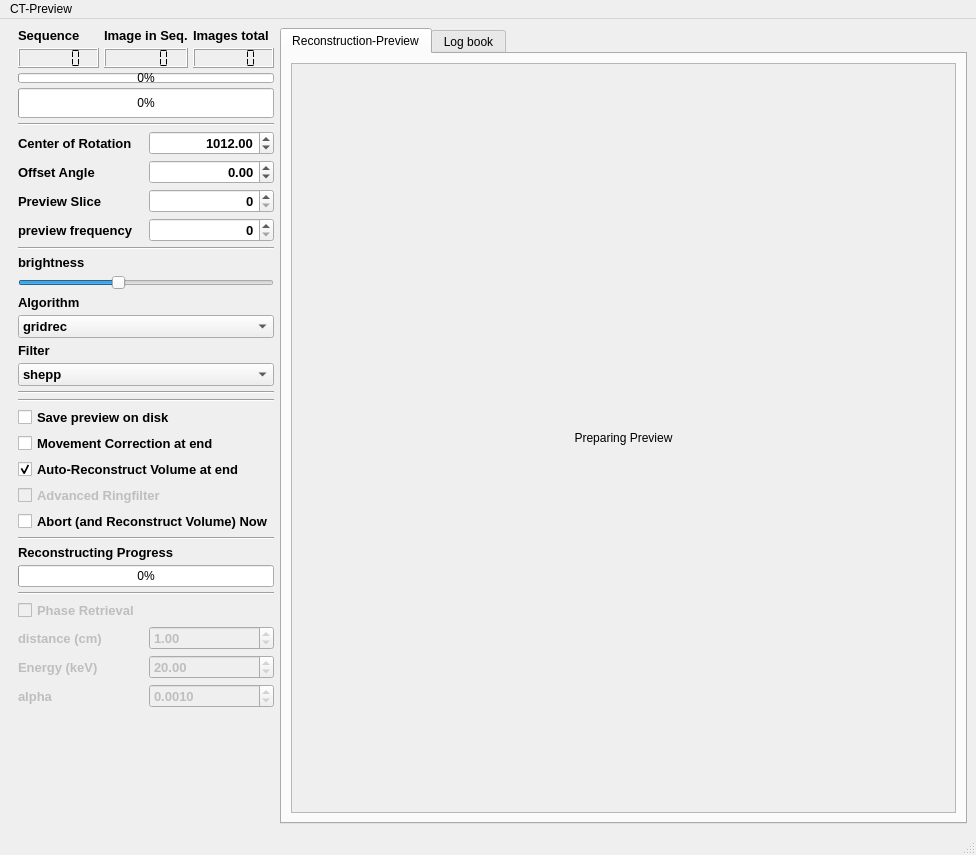
<?xml version="1.0" encoding="UTF-8"?>
<ui version="4.0">
 <class>MainWindow</class>
 <widget class="QMainWindow" name="MainWindow">
  <property name="geometry">
   <rect>
    <x>0</x>
    <y>0</y>
    <width>976</width>
    <height>855</height>
   </rect>
  </property>
  <property name="windowTitle">
   <string>MainWindow</string>
  </property>
  <widget class="QWidget" name="centralwidget">
   <layout class="QFormLayout" name="formLayout">
    <item row="0" column="1">
     <widget class="QTabWidget" name="tabWidget">
      <property name="sizePolicy">
       <sizepolicy hsizetype="Expanding" vsizetype="Expanding">
        <horstretch>0</horstretch>
        <verstretch>0</verstretch>
       </sizepolicy>
      </property>
      <property name="currentIndex">
       <number>0</number>
      </property>
      <widget class="QWidget" name="tab">
       <attribute name="title">
        <string>Reconstruction-Preview</string>
       </attribute>
       <layout class="QGridLayout" name="gridLayout_2">
        <item row="0" column="0">
         <widget class="QScrollArea" name="scrollArea">
          <property name="widgetResizable">
           <bool>true</bool>
          </property>
          <property name="alignment">
           <set>Qt::AlignCenter</set>
          </property>
          <widget class="QWidget" name="scrollAreaWidgetContents">
           <property name="geometry">
            <rect>
             <x>0</x>
             <y>0</y>
             <width>581</width>
             <height>729</height>
            </rect>
           </property>
           <layout class="QGridLayout" name="gridLayout_5">
            <item row="0" column="0">
             <widget class="QLabel" name="preview">
              <property name="sizePolicy">
               <sizepolicy hsizetype="Expanding" vsizetype="Expanding">
                <horstretch>0</horstretch>
                <verstretch>0</verstretch>
               </sizepolicy>
              </property>
              <property name="maximumSize">
               <size>
                <width>3000</width>
                <height>2000</height>
               </size>
              </property>
              <property name="text">
               <string>Preparing Preview</string>
              </property>
              <property name="alignment">
               <set>Qt::AlignCenter</set>
              </property>
             </widget>
            </item>
           </layout>
          </widget>
         </widget>
        </item>
       </layout>
      </widget>
      <widget class="QWidget" name="log_book">
       <attribute name="title">
        <string>Log book</string>
       </attribute>
       <layout class="QGridLayout" name="gridLayout_4">
        <item row="0" column="0">
         <widget class="QTextBrowser" name="logbook">
          <property name="sizePolicy">
           <sizepolicy hsizetype="Expanding" vsizetype="Expanding">
            <horstretch>0</horstretch>
            <verstretch>0</verstretch>
           </sizepolicy>
          </property>
          <property name="minimumSize">
           <size>
            <width>300</width>
            <height>0</height>
           </size>
          </property>
          <property name="maximumSize">
           <size>
            <width>16777215</width>
            <height>16777215</height>
           </size>
          </property>
          <property name="html">
           <string>&lt;!DOCTYPE HTML PUBLIC &quot;-//W3C//DTD HTML 4.0//EN&quot; &quot;http://www.w3.org/TR/REC-html40/strict.dtd&quot;&gt;
&lt;html&gt;&lt;head&gt;&lt;meta name=&quot;qrichtext&quot; content=&quot;1&quot; /&gt;&lt;style type=&quot;text/css&quot;&gt;
p, li { white-space: pre-wrap; }
&lt;/style&gt;&lt;/head&gt;&lt;body style=&quot; font-family:'MS Shell Dlg 2'; font-size:7.8pt; font-weight:400; font-style:normal;&quot;&gt;
&lt;p style=&quot; margin-top:0px; margin-bottom:0px; margin-left:0px; margin-right:0px; -qt-block-indent:0; text-indent:0px;&quot;&gt;&lt;span style=&quot; font-size:8.25pt;&quot;&gt;Log file&lt;/span&gt;&lt;/p&gt;&lt;/body&gt;&lt;/html&gt;</string>
          </property>
         </widget>
        </item>
       </layout>
      </widget>
     </widget>
    </item>
    <item row="0" column="0">
     <layout class="QVBoxLayout" name="verticalLayout" stretch="0,0,0,0,0,0,0,0,0,0,0,0,0,0,0,0,0,0,0,0,0,0,0,0,0,0,0">
      <property name="spacing">
       <number>5</number>
      </property>
      <property name="sizeConstraint">
       <enum>QLayout::SetDefaultConstraint</enum>
      </property>
      <property name="leftMargin">
       <number>9</number>
      </property>
      <property name="rightMargin">
       <number>0</number>
      </property>
      <item>
       <layout class="QGridLayout" name="gridLayout_3">
        <property name="verticalSpacing">
         <number>5</number>
        </property>
        <item row="1" column="3">
         <widget class="QLCDNumber" name="lcdNumber_Image">
          <property name="minimumSize">
           <size>
            <width>0</width>
            <height>20</height>
           </size>
          </property>
          <property name="maximumSize">
           <size>
            <width>16777215</width>
            <height>23</height>
           </size>
          </property>
          <property name="font">
           <font>
            <pointsize>10</pointsize>
            <weight>75</weight>
            <bold>true</bold>
           </font>
          </property>
          <property name="segmentStyle">
           <enum>QLCDNumber::Flat</enum>
          </property>
         </widget>
        </item>
        <item row="1" column="0">
         <widget class="QLCDNumber" name="lcdNumber_Sequence">
          <property name="minimumSize">
           <size>
            <width>0</width>
            <height>20</height>
           </size>
          </property>
          <property name="maximumSize">
           <size>
            <width>16777215</width>
            <height>23</height>
           </size>
          </property>
          <property name="font">
           <font>
            <pointsize>10</pointsize>
            <weight>75</weight>
            <bold>true</bold>
           </font>
          </property>
          <property name="segmentStyle">
           <enum>QLCDNumber::Flat</enum>
          </property>
         </widget>
        </item>
        <item row="1" column="4">
         <widget class="QLCDNumber" name="lcdNumber_Total">
          <property name="minimumSize">
           <size>
            <width>0</width>
            <height>20</height>
           </size>
          </property>
          <property name="maximumSize">
           <size>
            <width>16777215</width>
            <height>23</height>
           </size>
          </property>
          <property name="font">
           <font>
            <pointsize>10</pointsize>
            <weight>75</weight>
            <bold>true</bold>
           </font>
          </property>
          <property name="segmentStyle">
           <enum>QLCDNumber::Flat</enum>
          </property>
         </widget>
        </item>
        <item row="0" column="0">
         <widget class="QLabel" name="label_3">
          <property name="maximumSize">
           <size>
            <width>16777215</width>
            <height>23</height>
           </size>
          </property>
          <property name="font">
           <font>
            <pointsize>10</pointsize>
            <weight>75</weight>
            <bold>true</bold>
           </font>
          </property>
          <property name="text">
           <string>Sequence</string>
          </property>
         </widget>
        </item>
        <item row="0" column="3">
         <widget class="QLabel" name="label_5">
          <property name="maximumSize">
           <size>
            <width>16777215</width>
            <height>23</height>
           </size>
          </property>
          <property name="font">
           <font>
            <pointsize>10</pointsize>
            <weight>75</weight>
            <bold>true</bold>
           </font>
          </property>
          <property name="text">
           <string>Image in Seq.</string>
          </property>
         </widget>
        </item>
        <item row="0" column="4">
         <widget class="QLabel" name="label_6">
          <property name="maximumSize">
           <size>
            <width>16777215</width>
            <height>23</height>
           </size>
          </property>
          <property name="font">
           <font>
            <pointsize>10</pointsize>
            <weight>75</weight>
            <bold>true</bold>
           </font>
          </property>
          <property name="text">
           <string>Images total</string>
          </property>
         </widget>
        </item>
       </layout>
      </item>
      <item>
       <widget class="QProgressBar" name="progressBar_Sequence">
        <property name="minimumSize">
         <size>
          <width>0</width>
          <height>10</height>
         </size>
        </property>
        <property name="maximumSize">
         <size>
          <width>16777215</width>
          <height>10</height>
         </size>
        </property>
        <property name="palette">
         <palette>
          <active>
           <colorrole role="Highlight">
            <brush brushstyle="SolidPattern">
             <color alpha="255">
              <red>0</red>
              <green>171</green>
              <blue>68</blue>
             </color>
            </brush>
           </colorrole>
           <colorrole role="Link">
            <brush brushstyle="SolidPattern">
             <color alpha="255">
              <red>0</red>
              <green>255</green>
              <blue>64</blue>
             </color>
            </brush>
           </colorrole>
          </active>
          <inactive>
           <colorrole role="Highlight">
            <brush brushstyle="SolidPattern">
             <color alpha="255">
              <red>0</red>
              <green>171</green>
              <blue>68</blue>
             </color>
            </brush>
           </colorrole>
           <colorrole role="Link">
            <brush brushstyle="SolidPattern">
             <color alpha="255">
              <red>0</red>
              <green>255</green>
              <blue>64</blue>
             </color>
            </brush>
           </colorrole>
          </inactive>
          <disabled>
           <colorrole role="Highlight">
            <brush brushstyle="SolidPattern">
             <color alpha="255">
              <red>0</red>
              <green>120</green>
              <blue>215</blue>
             </color>
            </brush>
           </colorrole>
           <colorrole role="Link">
            <brush brushstyle="SolidPattern">
             <color alpha="255">
              <red>0</red>
              <green>255</green>
              <blue>64</blue>
             </color>
            </brush>
           </colorrole>
          </disabled>
         </palette>
        </property>
        <property name="value">
         <number>0</number>
        </property>
       </widget>
      </item>
      <item>
       <widget class="QProgressBar" name="progressBar_Total">
        <property name="sizePolicy">
         <sizepolicy hsizetype="Expanding" vsizetype="Fixed">
          <horstretch>0</horstretch>
          <verstretch>0</verstretch>
         </sizepolicy>
        </property>
        <property name="minimumSize">
         <size>
          <width>0</width>
          <height>30</height>
         </size>
        </property>
        <property name="maximumSize">
         <size>
          <width>16777215</width>
          <height>30</height>
         </size>
        </property>
        <property name="palette">
         <palette>
          <active>
           <colorrole role="Highlight">
            <brush brushstyle="SolidPattern">
             <color alpha="255">
              <red>0</red>
              <green>0</green>
              <blue>215</blue>
             </color>
            </brush>
           </colorrole>
          </active>
          <inactive>
           <colorrole role="Highlight">
            <brush brushstyle="SolidPattern">
             <color alpha="255">
              <red>0</red>
              <green>0</green>
              <blue>215</blue>
             </color>
            </brush>
           </colorrole>
          </inactive>
          <disabled>
           <colorrole role="Highlight">
            <brush brushstyle="SolidPattern">
             <color alpha="255">
              <red>0</red>
              <green>120</green>
              <blue>215</blue>
             </color>
            </brush>
           </colorrole>
          </disabled>
         </palette>
        </property>
        <property name="autoFillBackground">
         <bool>false</bool>
        </property>
        <property name="value">
         <number>0</number>
        </property>
       </widget>
      </item>
      <item>
       <widget class="Line" name="line_3">
        <property name="orientation">
         <enum>Qt::Horizontal</enum>
        </property>
       </widget>
      </item>
      <item>
       <layout class="QHBoxLayout" name="horizontalLayout_2">
        <item>
         <widget class="QLabel" name="label">
          <property name="font">
           <font>
            <pointsize>10</pointsize>
            <weight>75</weight>
            <bold>true</bold>
           </font>
          </property>
          <property name="text">
           <string>Center of Rotation</string>
          </property>
         </widget>
        </item>
        <item>
         <widget class="QDoubleSpinBox" name="COR_change">
          <property name="font">
           <font>
            <pointsize>10</pointsize>
            <weight>75</weight>
            <bold>true</bold>
           </font>
          </property>
          <property name="alignment">
           <set>Qt::AlignRight|Qt::AlignTrailing|Qt::AlignVCenter</set>
          </property>
          <property name="maximum">
           <double>5000.000000000000000</double>
          </property>
          <property name="value">
           <double>1012.000000000000000</double>
          </property>
         </widget>
        </item>
       </layout>
      </item>
      <item>
       <layout class="QHBoxLayout" name="horizontalLayout">
        <item>
         <widget class="QLabel" name="label_9">
          <property name="font">
           <font>
            <pointsize>10</pointsize>
            <weight>75</weight>
            <bold>true</bold>
           </font>
          </property>
          <property name="text">
           <string>Offset Angle</string>
          </property>
         </widget>
        </item>
        <item>
         <widget class="QDoubleSpinBox" name="Offset_Angle">
          <property name="font">
           <font>
            <pointsize>10</pointsize>
            <weight>75</weight>
            <bold>true</bold>
           </font>
          </property>
          <property name="alignment">
           <set>Qt::AlignRight|Qt::AlignTrailing|Qt::AlignVCenter</set>
          </property>
          <property name="minimum">
           <double>-360.000000000000000</double>
          </property>
          <property name="maximum">
           <double>360.000000000000000</double>
          </property>
         </widget>
        </item>
       </layout>
      </item>
      <item>
       <layout class="QHBoxLayout" name="horizontalLayout_3">
        <item>
         <widget class="QLabel" name="label_2">
          <property name="font">
           <font>
            <pointsize>10</pointsize>
            <weight>75</weight>
            <bold>true</bold>
           </font>
          </property>
          <property name="text">
           <string>Preview Slice</string>
          </property>
         </widget>
        </item>
        <item>
         <widget class="QSpinBox" name="Preview_slice">
          <property name="font">
           <font>
            <pointsize>10</pointsize>
            <weight>75</weight>
            <bold>true</bold>
           </font>
          </property>
          <property name="alignment">
           <set>Qt::AlignRight|Qt::AlignTrailing|Qt::AlignVCenter</set>
          </property>
          <property name="minimum">
           <number>0</number>
          </property>
          <property name="maximum">
           <number>5000</number>
          </property>
          <property name="value">
           <number>0</number>
          </property>
         </widget>
        </item>
       </layout>
      </item>
      <item>
       <layout class="QHBoxLayout" name="horizontalLayout_5">
        <item>
         <widget class="QLabel" name="label_8">
          <property name="font">
           <font>
            <pointsize>10</pointsize>
            <weight>75</weight>
            <bold>true</bold>
           </font>
          </property>
          <property name="text">
           <string>preview frequency</string>
          </property>
         </widget>
        </item>
        <item>
         <widget class="QSpinBox" name="preview_frequency">
          <property name="font">
           <font>
            <pointsize>10</pointsize>
            <weight>75</weight>
            <bold>true</bold>
           </font>
          </property>
          <property name="alignment">
           <set>Qt::AlignRight|Qt::AlignTrailing|Qt::AlignVCenter</set>
          </property>
          <property name="maximum">
           <number>5000</number>
          </property>
          <property name="value">
           <number>0</number>
          </property>
         </widget>
        </item>
       </layout>
      </item>
      <item>
       <widget class="Line" name="line_4">
        <property name="orientation">
         <enum>Qt::Horizontal</enum>
        </property>
       </widget>
      </item>
      <item>
       <widget class="QLabel" name="label_7">
        <property name="maximumSize">
         <size>
          <width>16777215</width>
          <height>20</height>
         </size>
        </property>
        <property name="font">
         <font>
          <pointsize>10</pointsize>
          <weight>75</weight>
          <bold>true</bold>
         </font>
        </property>
        <property name="text">
         <string>brightness</string>
        </property>
       </widget>
      </item>
      <item>
       <widget class="QSlider" name="BrightnessSlider">
        <property name="minimum">
         <number>1</number>
        </property>
        <property name="maximum">
         <number>50</number>
        </property>
        <property name="pageStep">
         <number>5</number>
        </property>
        <property name="value">
         <number>20</number>
        </property>
        <property name="orientation">
         <enum>Qt::Horizontal</enum>
        </property>
       </widget>
      </item>
      <item>
       <widget class="QLabel" name="label_15">
        <property name="font">
         <font>
          <pointsize>10</pointsize>
          <weight>75</weight>
          <bold>true</bold>
         </font>
        </property>
        <property name="text">
         <string>Algorithm</string>
        </property>
       </widget>
      </item>
      <item>
       <widget class="QComboBox" name="algorithm_list">
        <property name="font">
         <font>
          <pointsize>10</pointsize>
          <weight>75</weight>
          <bold>true</bold>
         </font>
        </property>
        <item>
         <property name="text">
          <string>gridrec</string>
         </property>
        </item>
        <item>
         <property name="text">
          <string>art</string>
         </property>
        </item>
        <item>
         <property name="text">
          <string>bart</string>
         </property>
        </item>
        <item>
         <property name="text">
          <string>fbp</string>
         </property>
        </item>
        <item>
         <property name="text">
          <string>sirt</string>
         </property>
        </item>
        <item>
         <property name="text">
          <string>tv</string>
         </property>
        </item>
        <item>
         <property name="text">
          <string>grad</string>
         </property>
        </item>
        <item>
         <property name="text">
          <string>mlem</string>
         </property>
        </item>
        <item>
         <property name="text">
          <string>tikh</string>
         </property>
        </item>
        <item>
         <property name="text">
          <string>osem</string>
         </property>
        </item>
        <item>
         <property name="text">
          <string>pml_hybrid</string>
         </property>
        </item>
        <item>
         <property name="text">
          <string>pml_quad</string>
         </property>
        </item>
        <item>
         <property name="text">
          <string>ospml_hybrid</string>
         </property>
        </item>
        <item>
         <property name="text">
          <string>ospml_quad</string>
         </property>
        </item>
       </widget>
      </item>
      <item>
       <widget class="QLabel" name="label_16">
        <property name="font">
         <font>
          <pointsize>10</pointsize>
          <weight>75</weight>
          <bold>true</bold>
         </font>
        </property>
        <property name="text">
         <string>Filter</string>
        </property>
       </widget>
      </item>
      <item>
       <widget class="QComboBox" name="filter_list">
        <property name="font">
         <font>
          <pointsize>10</pointsize>
          <weight>75</weight>
          <bold>true</bold>
         </font>
        </property>
        <item>
         <property name="text">
          <string>shepp</string>
         </property>
        </item>
        <item>
         <property name="text">
          <string>ramlak</string>
         </property>
        </item>
        <item>
         <property name="text">
          <string>hann</string>
         </property>
        </item>
        <item>
         <property name="text">
          <string>hamming</string>
         </property>
        </item>
        <item>
         <property name="text">
          <string>parzen</string>
         </property>
        </item>
        <item>
         <property name="text">
          <string>butterworth</string>
         </property>
        </item>
        <item>
         <property name="text">
          <string>cosine</string>
         </property>
        </item>
        <item>
         <property name="text">
          <string>none</string>
         </property>
        </item>
       </widget>
      </item>
      <item>
       <widget class="Line" name="line_6">
        <property name="orientation">
         <enum>Qt::Horizontal</enum>
        </property>
       </widget>
      </item>
      <item>
       <widget class="Line" name="line_5">
        <property name="orientation">
         <enum>Qt::Horizontal</enum>
        </property>
       </widget>
      </item>
      <item>
       <widget class="QCheckBox" name="savePreviewOnDisk">
        <property name="font">
         <font>
          <pointsize>10</pointsize>
          <weight>75</weight>
          <bold>true</bold>
         </font>
        </property>
        <property name="text">
         <string>Save preview on disk</string>
        </property>
        <property name="checked">
         <bool>false</bool>
        </property>
       </widget>
      </item>
      <item>
       <widget class="QCheckBox" name="apply_movement_correction">
        <property name="font">
         <font>
          <pointsize>10</pointsize>
          <weight>75</weight>
          <bold>true</bold>
         </font>
        </property>
        <property name="text">
         <string>Movement Correction at end</string>
        </property>
        <property name="checked">
         <bool>false</bool>
        </property>
       </widget>
      </item>
      <item>
       <widget class="QCheckBox" name="checkBox_reconstruct_at_end">
        <property name="font">
         <font>
          <pointsize>10</pointsize>
          <weight>75</weight>
          <bold>true</bold>
         </font>
        </property>
        <property name="text">
         <string>Auto-Reconstruct Volume at end</string>
        </property>
        <property name="checked">
         <bool>true</bool>
        </property>
       </widget>
      </item>
      <item>
       <widget class="QCheckBox" name="advanced_ringfilter">
        <property name="enabled">
         <bool>false</bool>
        </property>
        <property name="font">
         <font>
          <pointsize>10</pointsize>
          <weight>75</weight>
          <bold>true</bold>
         </font>
        </property>
        <property name="text">
         <string>Advanced Ringfilter</string>
        </property>
        <property name="checked">
         <bool>false</bool>
        </property>
       </widget>
      </item>
      <item>
       <widget class="QCheckBox" name="Abort_and_reconstruct_now">
        <property name="maximumSize">
         <size>
          <width>300</width>
          <height>16777215</height>
         </size>
        </property>
        <property name="font">
         <font>
          <pointsize>10</pointsize>
          <weight>75</weight>
          <bold>true</bold>
         </font>
        </property>
        <property name="text">
         <string>Abort (and Reconstruct Volume) Now</string>
        </property>
       </widget>
      </item>
      <item>
       <widget class="Line" name="line_2">
        <property name="orientation">
         <enum>Qt::Horizontal</enum>
        </property>
       </widget>
      </item>
      <item>
       <widget class="QLabel" name="label_4">
        <property name="maximumSize">
         <size>
          <width>16777215</width>
          <height>20</height>
         </size>
        </property>
        <property name="font">
         <font>
          <pointsize>10</pointsize>
          <weight>75</weight>
          <bold>true</bold>
         </font>
        </property>
        <property name="text">
         <string>Reconstructing Progress</string>
        </property>
       </widget>
      </item>
      <item>
       <widget class="QProgressBar" name="progressBar_Reconstruction">
        <property name="value">
         <number>0</number>
        </property>
       </widget>
      </item>
      <item>
       <widget class="Line" name="line">
        <property name="orientation">
         <enum>Qt::Horizontal</enum>
        </property>
       </widget>
      </item>
      <item>
       <layout class="QGridLayout" name="gridLayout">
        <item row="1" column="0">
         <widget class="QLabel" name="label_distance">
          <property name="enabled">
           <bool>false</bool>
          </property>
          <property name="font">
           <font>
            <pointsize>10</pointsize>
            <weight>75</weight>
            <bold>true</bold>
           </font>
          </property>
          <property name="text">
           <string>distance (cm)</string>
          </property>
         </widget>
        </item>
        <item row="3" column="1">
         <widget class="QDoubleSpinBox" name="doubleSpinBox_alpha">
          <property name="enabled">
           <bool>false</bool>
          </property>
          <property name="font">
           <font>
            <pointsize>10</pointsize>
            <weight>75</weight>
            <bold>true</bold>
           </font>
          </property>
          <property name="decimals">
           <number>4</number>
          </property>
          <property name="singleStep">
           <double>0.000100000000000</double>
          </property>
          <property name="value">
           <double>0.001000000000000</double>
          </property>
         </widget>
        </item>
        <item row="3" column="0">
         <widget class="QLabel" name="label_alpha">
          <property name="enabled">
           <bool>false</bool>
          </property>
          <property name="font">
           <font>
            <pointsize>10</pointsize>
            <weight>75</weight>
            <bold>true</bold>
           </font>
          </property>
          <property name="text">
           <string>alpha</string>
          </property>
         </widget>
        </item>
        <item row="2" column="1">
         <widget class="QDoubleSpinBox" name="doubleSpinBox_Energy">
          <property name="enabled">
           <bool>false</bool>
          </property>
          <property name="font">
           <font>
            <pointsize>10</pointsize>
            <weight>75</weight>
            <bold>true</bold>
           </font>
          </property>
          <property name="minimum">
           <double>1.000000000000000</double>
          </property>
          <property name="maximum">
           <double>100.000000000000000</double>
          </property>
          <property name="value">
           <double>20.000000000000000</double>
          </property>
         </widget>
        </item>
        <item row="2" column="0">
         <widget class="QLabel" name="label_Energy">
          <property name="enabled">
           <bool>false</bool>
          </property>
          <property name="font">
           <font>
            <pointsize>10</pointsize>
            <weight>75</weight>
            <bold>true</bold>
           </font>
          </property>
          <property name="text">
           <string>Energy (keV)</string>
          </property>
         </widget>
        </item>
        <item row="1" column="1">
         <widget class="QDoubleSpinBox" name="doubleSpinBox_distance">
          <property name="enabled">
           <bool>false</bool>
          </property>
          <property name="font">
           <font>
            <pointsize>10</pointsize>
            <weight>75</weight>
            <bold>true</bold>
           </font>
          </property>
          <property name="maximum">
           <double>5000.000000000000000</double>
          </property>
          <property name="value">
           <double>1.000000000000000</double>
          </property>
         </widget>
        </item>
        <item row="0" column="0" colspan="2">
         <widget class="QCheckBox" name="checkBox_phase">
          <property name="enabled">
           <bool>false</bool>
          </property>
          <property name="font">
           <font>
            <pointsize>10</pointsize>
            <weight>75</weight>
            <bold>true</bold>
           </font>
          </property>
          <property name="text">
           <string>Phase Retrieval</string>
          </property>
         </widget>
        </item>
        <item row="4" column="1">
         <spacer name="verticalSpacer">
          <property name="orientation">
           <enum>Qt::Vertical</enum>
          </property>
          <property name="sizeHint" stdset="0">
           <size>
            <width>20</width>
            <height>800</height>
           </size>
          </property>
         </spacer>
        </item>
       </layout>
      </item>
     </layout>
    </item>
   </layout>
  </widget>
  <widget class="QMenuBar" name="menubar">
   <property name="geometry">
    <rect>
     <x>0</x>
     <y>0</y>
     <width>976</width>
     <height>26</height>
    </rect>
   </property>
   <widget class="QMenu" name="menuCT_Preview">
    <property name="title">
     <string>CT-Preview</string>
    </property>
   </widget>
   <addaction name="menuCT_Preview"/>
  </widget>
  <widget class="QStatusBar" name="statusbar"/>
 </widget>
 <resources/>
 <connections/>
</ui>
